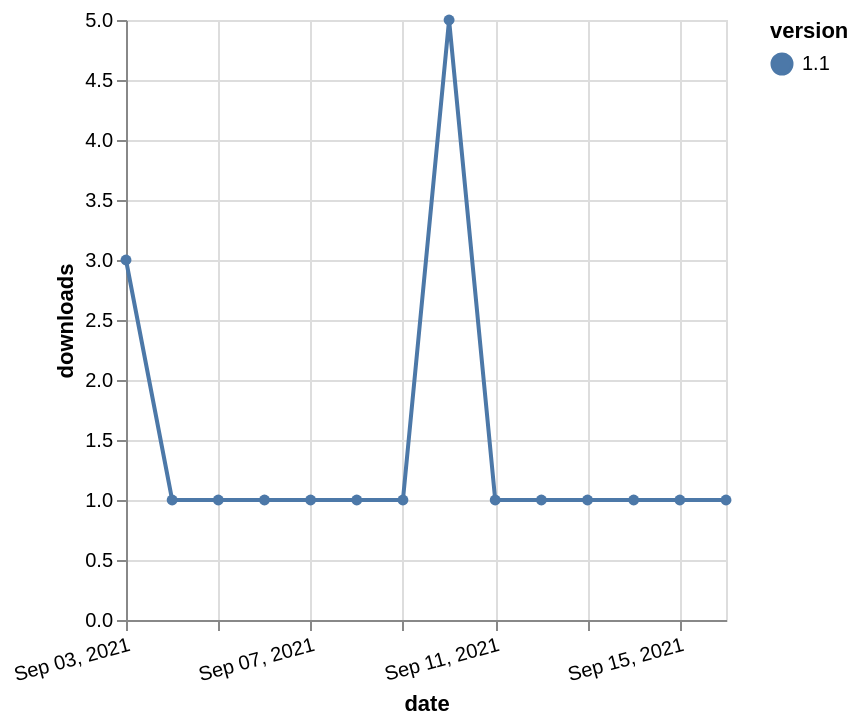

Here is the Vega-Lite specification saved for this chart:
### Vega-Lite specification from a JSON file in a GitHub repository (floating-point values rounded to 4 significant figures)
{"$schema": "https://vega.github.io/schema/vega-lite/v5.json", "description": "A simple bar chart with embedded data.", "data": {"values": [{"date": "2021-09-03", "total": 22, "delta": 3, "version": "1.1"}, {"date": "2021-09-04", "total": 23, "delta": 1, "version": "1.1"}, {"date": "2021-09-05", "total": 24, "delta": 1, "version": "1.1"}, {"date": "2021-09-06", "total": 25, "delta": 1, "version": "1.1"}, {"date": "2021-09-07", "total": 26, "delta": 1, "version": "1.1"}, {"date": "2021-09-08", "total": 27, "delta": 1, "version": "1.1"}, {"date": "2021-09-09", "total": 28, "delta": 1, "version": "1.1"}, {"date": "2021-09-10", "total": 33, "delta": 5, "version": "1.1"}, {"date": "2021-09-11", "total": 34, "delta": 1, "version": "1.1"}, {"date": "2021-09-12", "total": 35, "delta": 1, "version": "1.1"}, {"date": "2021-09-13", "total": 36, "delta": 1, "version": "1.1"}, {"date": "2021-09-14", "total": 37, "delta": 1, "version": "1.1"}, {"date": "2021-09-15", "total": 38, "delta": 1, "version": "1.1"}, {"date": "2021-09-16", "total": 39, "delta": 1, "version": "1.1"}]}, "width": "container", "mark": {"type": "line", "point": {"filled": true}}, "encoding": {"x": {"field": "date", "type": "temporal", "timeUnit": "yearmonthdate", "title": "date", "axis": {"labelAngle": -15}}, "y": {"field": "delta", "type": "quantitative", "title": "downloads"}, "color": {"field": "version", "type": "nominal"}, "tooltip": {"field": "delta"}}}
